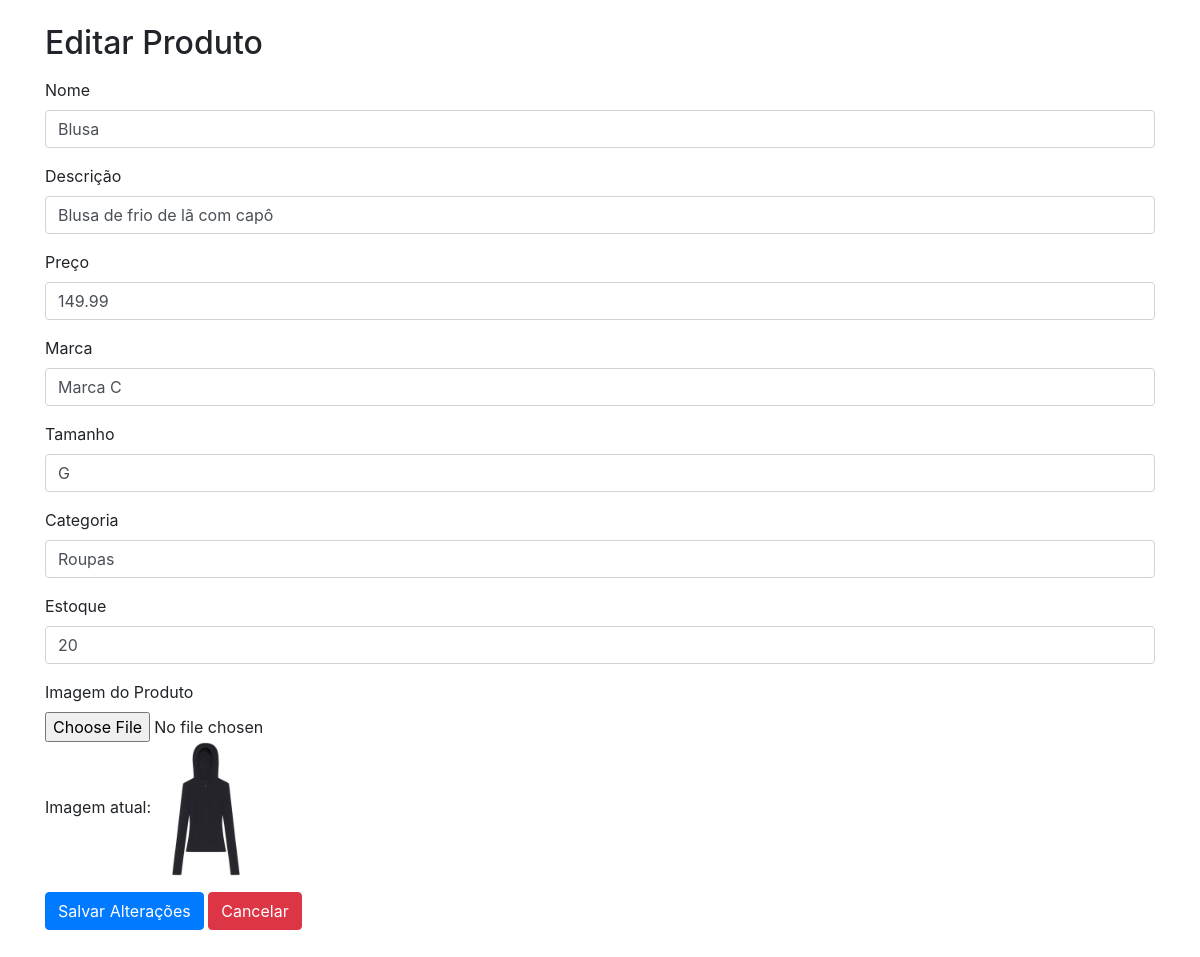
Page /editar_produto.php?id=3 on the earlier database version.
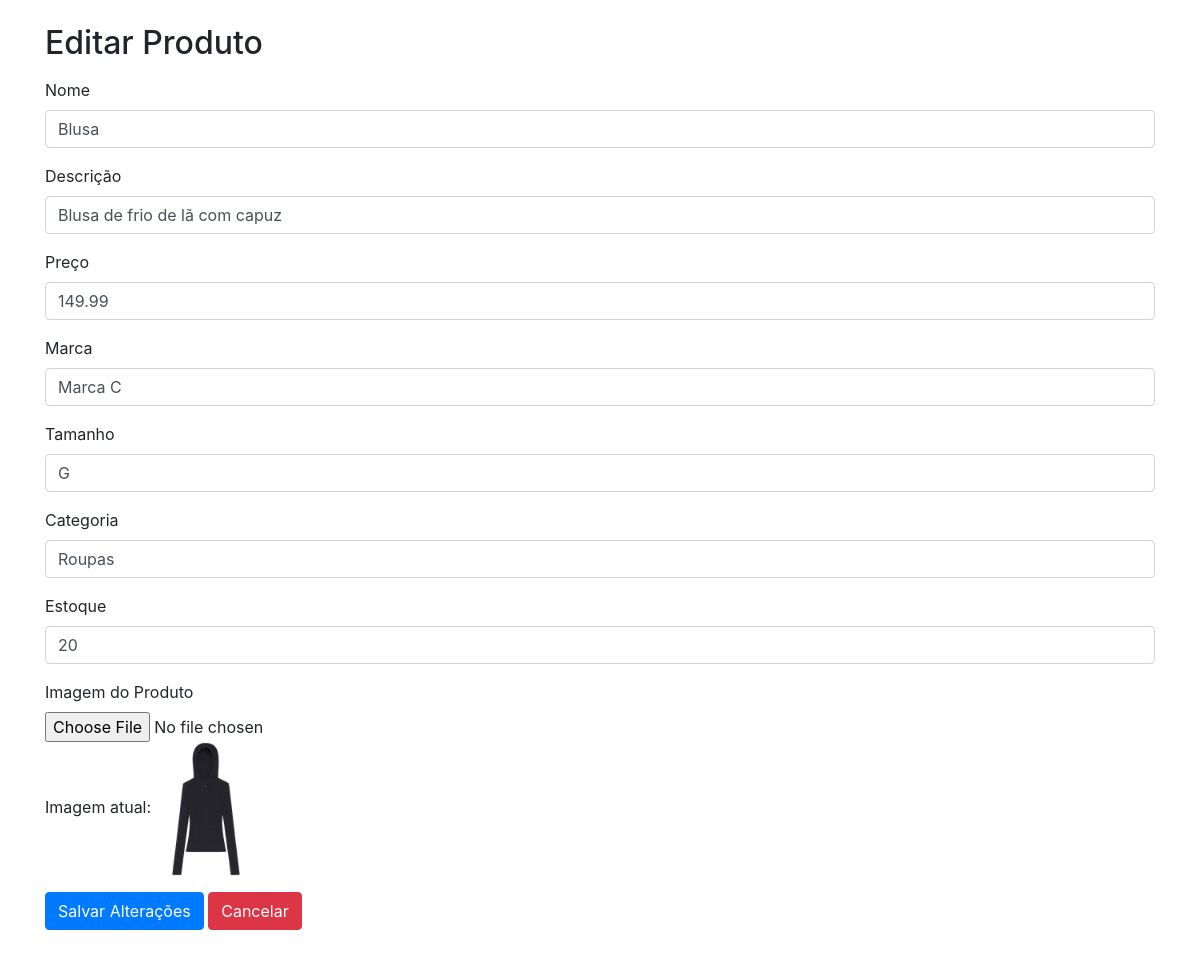
Same page on the later database version.
### tables this page shows
CREATE TABLE `produtos` (
  `id` int(11) NOT NULL,
  `nome` varchar(100) DEFAULT NULL,
  `descricao` text DEFAULT NULL,
  `preco` decimal(10,2) DEFAULT NULL,
  `marca` varchar(50) DEFAULT NULL,
  `tamanho` varchar(10) DEFAULT NULL,
  `categoria` varchar(50) DEFAULT NULL,
  `estoque` int(11) DEFAULT NULL,
  `id_loja` int(11) DEFAULT NULL,
  `id_funcionario` int(11) DEFAULT NULL,
  `id_categoria` int(11) DEFAULT NULL,
  `imagem` varchar(255) DEFAULT NULL
);

### editar_produto.php (the view, shortened to what this page needs)
<?php
$servername = "localhost";
$username = "root";
$password = "";
$dbname = "db_gallerie";
$conn = new mysqli($servername, $username, $password, $dbname);
if (isset($_GET['id'])) {
    $id = $_GET['id'];
    $sql = "SELECT * FROM produtos WHERE id = $id";
    $result = $conn->query($sql);
    if ($result->num_rows > 0) {
        $produto = $result->fetch_assoc();
    } else {
        echo "Produto não encontrado.";
        exit();
    }
}
?>
<!DOCTYPE html>
<html lang="pt-br">
<head>
    <link href="https://stackpath.bootstrapcdn.com/bootstrap/4.3.1/css/bootstrap.min.css" rel="stylesheet">
</head>
<body>
    <div class="container">
        <h2 class="mb-3 mt-4">Editar Produto</h2>
        <form action="" method="post" enctype="multipart/form-data">
            <div class="form-group">
                <label for="nome">Nome</label>
                <input type="text" class="form-control" id="nome" name="nome" value="<?php echo $produto['nome']; ?>" required>
            </div>
            <div class="form-group">
                <label for="descricao">Descrição</label>
                <input type="text" class="form-control" id="descricao" name="descricao" value="<?php echo $produto['descricao']; ?>" required>
            </div>
            <div class="form-group">
                <label for="preco">Preço</label>
                <input type="number" class="form-control" id="preco" name="preco" step="0.01" value="<?php echo $produto['preco']; ?>" required>
            </div>
            <div class="form-group">
                <label for="marca">Marca</label>
                <input type="text" class="form-control" id="marca" name="marca" value="<?php echo $produto['marca']; ?>" required>
            </div>
            <div class="form-group">
                <label for="tamanho">Tamanho</label>
                <input type="text" class="form-control" id="tamanho" name="tamanho" value="<?php echo $produto['tamanho']; ?>" required>
            </div>
            <div class="form-group">
                <label for="categoria">Categoria</label>
                <input type="text" class="form-control" id="categoria" name="categoria" value="<?php echo $produto['categoria']; ?>" required>
            </div>
            <div class="form-group">
                <label for="estoque">Estoque</label>
                <input type="number" class="form-control" id="estoque" name="estoque" value="<?php echo $produto['estoque']; ?>" required>
            </div>
            <div class="form-group">
                <label for="imagem">Imagem do Produto</label>
                <input type="file" class="form-control-file" id="imagem" name="imagem">
                <?php if (!empty($produto['imagem'])): ?>
                    <p>Imagem atual: <img src="<?php echo $produto['imagem']; ?>" alt="Imagem do Produto" style="width: 100px;"></p>
                <?php endif; ?>
            </div>
            <button type="submit" class="btn btn-primary mb-5">Salvar Alterações</button>
            <a href="dashboard.php" class="btn btn-danger mb-5">Cancelar</a>
        </form>
    </div>
</body>
</html>

Differences in the rows shown:
changed produtos "Blusa": descricao "Blusa de frio de lã com capô" → "Blusa de frio de lã com capuz"
